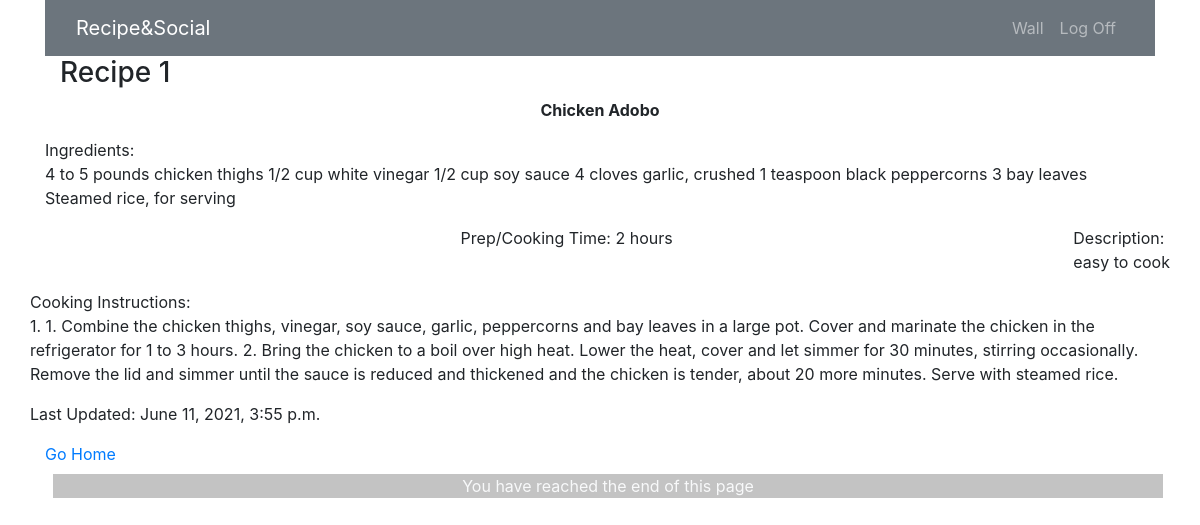
/recipes/1, run on an earlier commit of the app's database.
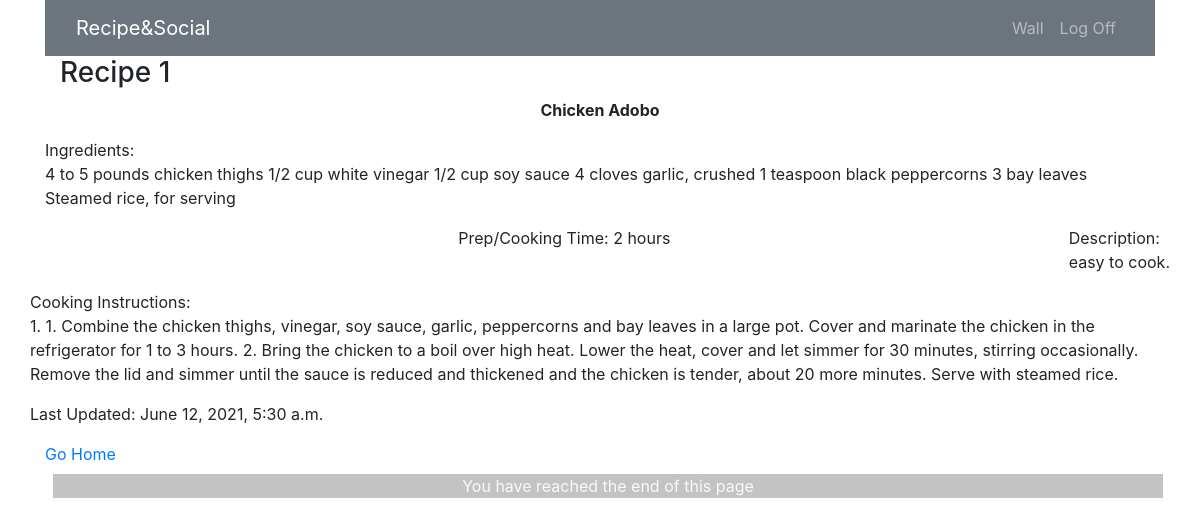
And on a later commit of the database.
### recipeandsocial_app/models.py (models this page shows)
class Recipe(models.Model):
  recipe_name = models.CharField(max_length=255)
  ingredients = models.CharField(max_length=255)
  cooking_instruction = models.TextField(max_length=2000)
  desc = models.TextField()
  duration = models.IntegerField()
  user = models.ForeignKey(User, related_name="recipes", on_delete=models.CASCADE)
  created_at = models.DateTimeField(auto_now_add=True, null=True)
  updated_at = models.DateTimeField(auto_now=True, null=True)
  likes = models.ManyToManyField(User, related_name="likes")
  objects = RecipeManager()

### recipeandsocial_app/views.py (the view)
# urls.py: path('recipes/<int:recipe_id>', views.recipe_info),
def recipe_info(request, recipe_id):
    recipe_info = Recipe.objects.get(id=recipe_id)
    context = {
        "recipe": recipe_info,
    }
    return render(request, 'recipe_info.html', context)

### recipeandsocial_app/templates/recipe_info.html (shortened to what this page needs)
<!DOCTYPE html>
<html lang="en">
<head>
    <link rel="stylesheet" href="https://maxcdn.bootstrapcdn.com/bootstrap/4.0.0/css/bootstrap.min.css"
>
</head>
<body>
    <div class="container mx-auto">
        <nav class="navbar navbar-expand-sm bg-secondary navbar-dark">
            <div class="col-sm-4 col-md-4">
                <a class="navbar-brand" href="/recipes">Recipe&Social</a>
            </div>
            <div class="col">
                <ul class="navbar-nav float-sm-right">
                  <li class="nav-item">
                      <a class="nav-link" href="/recipes/wall">Wall</a>
                  </li>
                  <li class="nav-item">
                      <a class="nav-link" href="/logout">Log Off</a>
                  </li>
                </ul>
            </div>
        </nav>
        <div class="row mx-auto">
            <div class="col-sm-4 col-md-4 justify-items">
                <h3>Recipe {{ recipe.id }}</h3>
            </div>
        </div>
        <div class="row mx-auto">
            <div class="row mx-auto">
                <p><strong> {{ recipe.recipe_name }}</strong></p>
            </div>
            <div class="row mx-auto">
                <p>Ingredients: <br>{{ recipe.ingredients }}</p>
            </div>
            <div class="row mx-auto">
                <p>Prep/Cooking Time: {{ recipe.duration }} hours</p>
            </div><br>
            <div class="row">
                <p>Description: <br>{{ recipe.desc }}</p>
            </div>
            <div class="row">
                <p>Cooking Instructions: <br>{{ recipe.cooking_instruction }}</p><br>
                <p>Last Updated: {{ recipe.updated_at }}</p>
            </div>
        </div>
        {% if request.session.user_id == recipe.user.id %}
        <a href="/recipes">Go Back | </a>
        <a href="/recipes/{{ recipe.id }}/edit">Edit | </a>
        <a href="/recipes/{{ recipe.id }}/destroy">Delete</a>
        {% else %}
        <a href="/recipes/wall">Go Home</a>
        {% endif %}
        <div class="container-fluid text-center text-light m-2" style= "background-color:rgb(195 195 195);">You have reached the end of this page</div>
    </div>
</body>
</html>

What changed in the data, as far as the page shows it:
changed Recipe "Chicken Adobo": desc "easy to cook" → "easy to cook."; updated_at "June 11, 2021, 3:55 p.m." → "June 12, 2021, 5:30 a.m."
